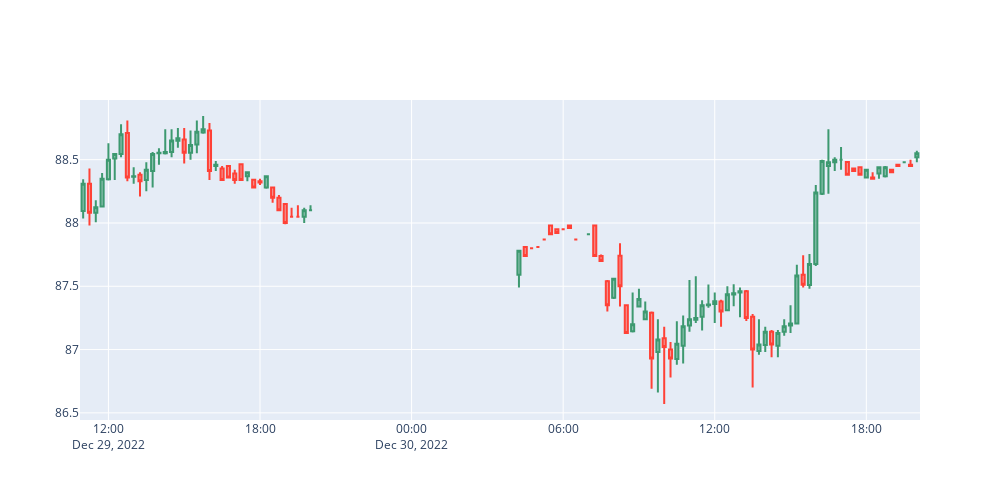

Notebook source saved alongside this figure:
### Code cell
from pyalgotrading.utils import func
from pyalgotrading.constants import PlotType

indicator_data = indicator1(script_data.main_var,5)["indicator"]

func.plot_candlestick_chart(df,PlotType.HEIKINASHI)
